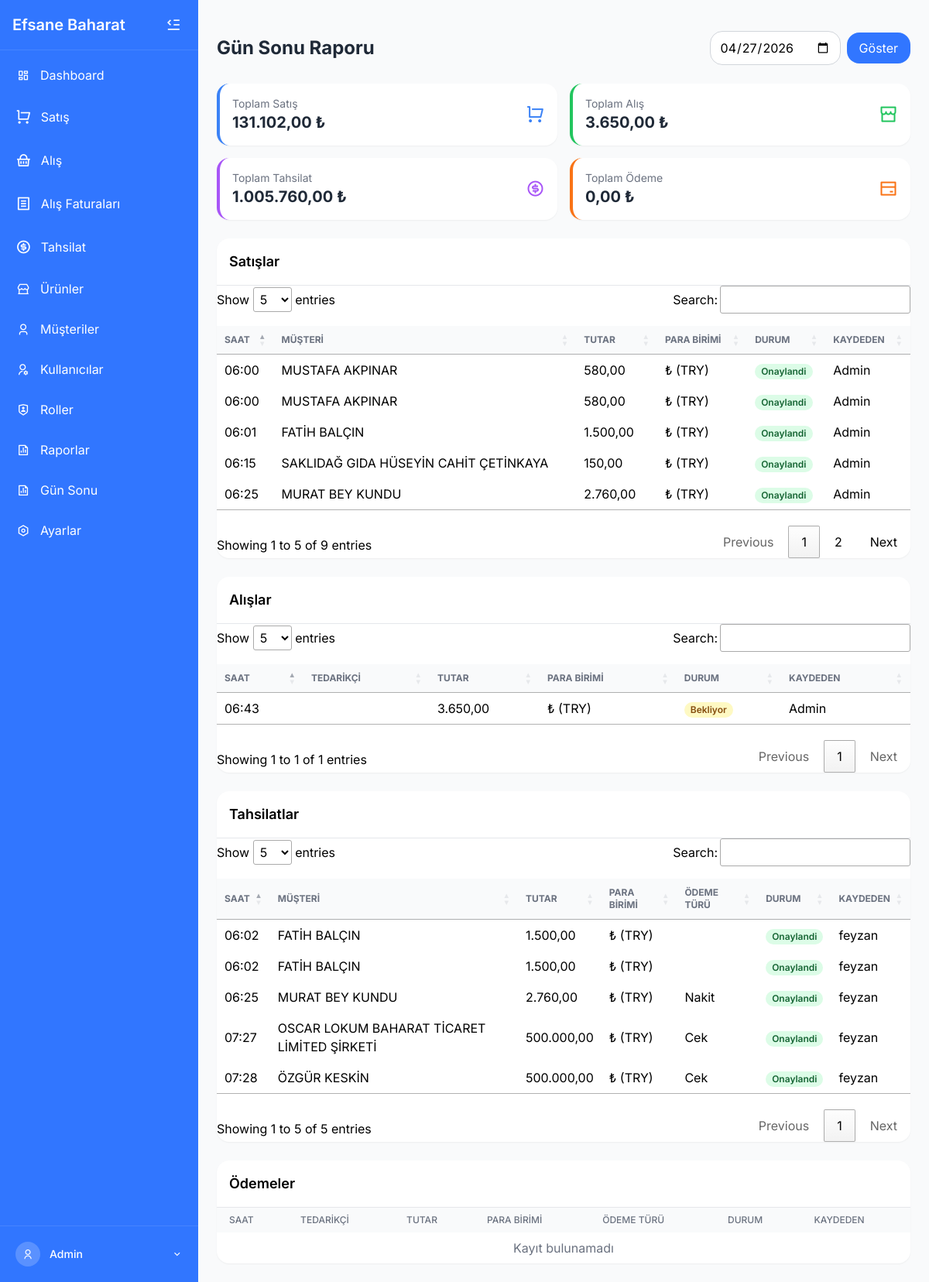
Page /gunsonu.php (signed in) on the committed database.
### tables this page shows
CREATE TABLE `faturalar` (
  `id` int(11) NOT NULL,
  `fatura_no` varchar(50) DEFAULT NULL,
  `fatura_tarihi` date NOT NULL,
  `vade_tarihi` date DEFAULT NULL,
  `fatura_turu` enum('satis','alis') NOT NULL,
  `para_birimi` enum('TRY','USD','EUR','GBP') NOT NULL DEFAULT 'TRY',
  `doviz_kuru` decimal(10,4) DEFAULT NULL,
  `musteri_id` int(11) DEFAULT NULL,
  `tedarikci_id` int(11) DEFAULT NULL,
  `toplam_tutar` decimal(10,2) NOT NULL DEFAULT 0.00,
  `indirim_tutari` decimal(10,2) NOT NULL DEFAULT 0.00,
  `vergi_tutari` decimal(10,2) NOT NULL DEFAULT 0.00,
  `genel_toplam` decimal(10,2) NOT NULL DEFAULT 0.00,
  `aciklama` text DEFAULT NULL,
  `odeme_durumu` enum('odenmedi','kismen_odendi','odendi') NOT NULL DEFAULT 'odenmedi',
  `odenen_tutar` decimal(10,2) NOT NULL DEFAULT 0.00,
  `kalan_tutar` decimal(10,2) NOT NULL DEFAULT 0.00,
  `kullanici_id` int(11) DEFAULT NULL,
  `iptal` tinyint(1) NOT NULL DEFAULT 0,
  `onay_durumu` enum('bekliyor','onaylandi','reddedildi') NOT NULL DEFAULT 'bekliyor',
  `onayli` tinyint(1) NOT NULL DEFAULT 0,
  `created_at` timestamp NOT NULL DEFAULT current_timestamp(),
  `updated_at` timestamp NOT NULL DEFAULT current_timestamp() ON UPDATE current_timestamp()
);

CREATE TABLE `musteriler` (
  `id` int(11) NOT NULL,
  `musteri_kodu` varchar(20) DEFAULT NULL,
  `ad` varchar(100) NOT NULL,
  `soyad` varchar(100) DEFAULT NULL,
  `telefon` varchar(20) DEFAULT NULL,
  `adres` text DEFAULT NULL,
  `vergi_no` varchar(50) DEFAULT NULL,
  `tip_id` int(11) DEFAULT NULL,
  `cari_bakiye` decimal(10,2) NOT NULL DEFAULT 0.00,
  `usd_bakiye` decimal(10,2) NOT NULL DEFAULT 0.00,
  `eur_bakiye` decimal(10,2) NOT NULL DEFAULT 0.00,
  `gbp_bakiye` decimal(10,2) NOT NULL DEFAULT 0.00,
  `aktif` tinyint(1) NOT NULL DEFAULT 1,
  `email` varchar(255) DEFAULT NULL,
  `vergi_dairesi` varchar(100) DEFAULT NULL,
  `created_at` timestamp NOT NULL DEFAULT current_timestamp(),
  `updated_at` timestamp NOT NULL DEFAULT current_timestamp() ON UPDATE current_timestamp(),
  `notlar` text DEFAULT NULL
);

CREATE TABLE `kullanicilar` (
  `id` int(11) NOT NULL,
  `kullanici_adi` varchar(100) NOT NULL,
  `eposta` varchar(255) NOT NULL,
  `sifre` varchar(255) NOT NULL,
  `telefon` varchar(20) DEFAULT NULL,
  `rol_id` int(11) NOT NULL DEFAULT 2,
  `eposta_bildirim` tinyint(1) NOT NULL DEFAULT 1,
  `sms_bildirim` tinyint(1) NOT NULL DEFAULT 1,
  `aktif` tinyint(1) NOT NULL DEFAULT 1,
  `created_at` timestamp NOT NULL DEFAULT current_timestamp(),
  `updated_at` timestamp NOT NULL DEFAULT current_timestamp() ON UPDATE current_timestamp(),
  `remember_token` varchar(255) DEFAULT NULL,
  `token_expires_at` datetime DEFAULT NULL
);

CREATE TABLE `odeme_tahsilat` (
  `id` int(11) NOT NULL,
  `islem_turu` enum('tahsilat','odeme','tediye') NOT NULL,
  `musteri_id` int(11) DEFAULT NULL,
  `tedarikci_id` int(11) DEFAULT NULL,
  `fatura_id` int(11) DEFAULT NULL,
  `tutar` decimal(10,2) NOT NULL,
  `odeme_turu` enum('nakit','kredi_karti','havale','cek','senet','diger') NOT NULL DEFAULT 'nakit',
  `aciklama` text DEFAULT NULL,
  `islem_tarihi` date NOT NULL,
  `banka_id` int(11) DEFAULT NULL,
  `evrak_no` varchar(50) DEFAULT NULL,
  `kullanici_id` int(11) DEFAULT NULL,
  `onay_durumu` enum('bekliyor','onaylandi','reddedildi') NOT NULL DEFAULT 'bekliyor',
  `onayli` tinyint(1) NOT NULL DEFAULT 0,
  `created_at` timestamp NOT NULL DEFAULT current_timestamp(),
  `odeme_yontemi` varchar(50) NOT NULL DEFAULT 'Nakit'
);

### gunsonu.php (the view, shortened to what the rows shown need)
<?php
include 'includes/header.php';
$selectedDate = isset($_GET['tarih']) ? $_GET['tarih'] : date('Y-m-d');
try {
    $satislar = [];
    $alislar = [];
    $tahsilatlar = [];
    try {
        $stmtSatis = $pdo->prepare("
            SELECT f.*, m.ad as musteri_ad, m.soyad as musteri_soyad,
                   k.kullanici_adi as kaydeden
            FROM faturalar f
            LEFT JOIN musteriler m ON f.musteri_id = m.id
            LEFT JOIN kullanicilar k ON f.kullanici_id = k.id
            WHERE f.fatura_turu = 'satis'
            AND DATE(f.created_at) = ?
            ORDER BY f.created_at DESC
        ");
        $stmtSatis->execute([$selectedDate]);
        $satislar = $stmtSatis->fetchAll(PDO::FETCH_ASSOC);
    } catch(PDOException $e) {
        error_log("Satış sorgusu hatası: " . $e->getMessage());
    }
    try {
        $stmtAlis = $pdo->prepare("
            SELECT f.*, t.firma_adi as tedarikci_ad,
                   k.kullanici_adi as kaydeden
            FROM faturalar f
            LEFT JOIN tedarikciler t ON f.tedarikci_id = t.id
            LEFT JOIN kullanicilar k ON f.kullanici_id = k.id
            WHERE f.fatura_turu = 'alis'
            AND DATE(f.created_at) = ?
            ORDER BY f.created_at DESC
        ");
        $stmtAlis->execute([$selectedDate]);
        $alislar = $stmtAlis->fetchAll(PDO::FETCH_ASSOC);
    } catch(PDOException $e) {
        error_log("Alış sorgusu hatası: " . $e->getMessage());
    }
    try {
        $stmtTahsilat = $pdo->prepare("
            SELECT ot.*, m.ad as musteri_ad, m.soyad as musteri_soyad,
                   k.kullanici_adi as kaydeden
            FROM odeme_tahsilat ot
            LEFT JOIN musteriler m ON ot.musteri_id = m.id
            LEFT JOIN kullanicilar k ON ot.kullanici_id = k.id
            WHERE ot.islem_turu = 'tahsilat'
            AND DATE(ot.created_at) = ?
            ORDER BY ot.created_at DESC
        ");
        $stmtTahsilat->execute([$selectedDate]);
        $tahsilatlar = $stmtTahsilat->fetchAll(PDO::FETCH_ASSOC);
    } catch(PDOException $e) {
        error_log("Tahsilat sorgusu hatası: " . $e->getMessage());
    }
} catch(PDOException $e) {
    error_log("Genel veritabanı hatası: " . $e->getMessage());
    $satislar = [];
    $alislar = [];
    $tahsilatlar = [];
    $odemeler = [];
}
$paraBirimiSembolleri = [
    'TRY' => '₺',
    'USD' => '$',
    'EUR' => '€',
    'GBP' => '£'
];
?>
<div class="p-4 sm:p-6">
    <div class="flex flex-col sm:flex-row justify-between items-center mb-6">
        <h1 class="text-2xl font-bold text-gray-800 mb-4 sm:mb-0">Gün Sonu Raporu</h1>
    </div>
    <div class="space-y-6">
        <div class="bg-white rounded-lg shadow-sm">
            <div class="overflow-x-auto">
                <table class="min-w-full" id="satisTable">
                    <thead>
                        <tr class="bg-gray-50">
                            <th class="px-4 py-2 text-left text-xs font-medium text-gray-500 uppercase">Saat</th>
                            <th class="px-4 py-2 text-left text-xs font-medium text-gray-500 uppercase">Müşteri</th>
                            <th class="px-4 py-2 text-left text-xs font-medium text-gray-500 uppercase">Tutar</th>
                            <th class="px-4 py-2 text-left text-xs font-medium text-gray-500 uppercase">Para Birimi</th>
                            <th class="px-4 py-2 text-left text-xs font-medium text-gray-500 uppercase">Durum</th>
                            <th class="px-4 py-2 text-left text-xs font-medium text-gray-500 uppercase">Kaydeden</th>
                        </tr>
                    </thead>
                    <tbody class="divide-y divide-gray-200">
                        <?php if (empty($satislar)): ?>
                        <tr>
                            <td colspan="6" class="px-4 py-2 text-center text-gray-500">Kayıt bulunamadı</td>
                        </tr>
                        <?php else: ?>
                            <?php foreach ($satislar as $satis): ?>
                            <?php $paraBirimi = $satis['para_birimi'] ?? 'TRY'; ?>
                            <tr class="hover:bg-gray-50 cursor-pointer" onclick="openInvoiceModal(<?= $satis['id'] ?>)">
                                <td class="px-4 py-2"><?= date('H:i', strtotime($satis['created_at'])) ?></td>
                                <td class="px-4 py-2"><?= htmlspecialchars($satis['musteri_ad'] . ' ' . $satis['musteri_soyad']) ?></td>
                                <td class="px-4 py-2"><?= number_format($satis['genel_toplam'], 2, ',', '.') ?></td>
                                <td class="px-4 py-2"><?= $paraBirimiSembolleri[$paraBirimi] ?> (<?= $paraBirimi ?>)</td>
                                <td class="px-4 py-2">
                                    <span class="px-2 inline-flex text-xs leading-5 font-semibold rounded-full
                                        <?php
                                        switch($satis['onay_durumu']) {
                                            case 'onaylandi':
                                                echo 'bg-green-100 text-green-800';
                                                break;
                                        }
                                        ?>">
                                        <?= ucfirst($satis['onay_durumu']) ?>
                                    </span>
                                </td>
                                <td class="px-4 py-2"><?= htmlspecialchars($satis['kaydeden']) ?></td>
                            </tr>
                            <?php endforeach; ?>
                        <?php endif; ?>
                    </tbody>
                </table>
            </div>
        </div>
        <div class="bg-white rounded-lg shadow-sm">
            <div class="overflow-x-auto">
                <table class="min-w-full" id="alisTable">
                    <thead>
                        <tr class="bg-gray-50">
                            <th class="px-4 py-2 text-left text-xs font-medium text-gray-500 uppercase">Saat</th>
                            <th class="px-4 py-2 text-left text-xs font-medium text-gray-500 uppercase">Tedarikçi</th>
                            <th class="px-4 py-2 text-left text-xs font-medium text-gray-500 uppercase">Tutar</th>
                            <th class="px-4 py-2 text-left text-xs font-medium text-gray-500 uppercase">Para Birimi</th>
                            <th class="px-4 py-2 text-left text-xs font-medium text-gray-500 uppercase">Durum</th>
                            <th class="px-4 py-2 text-left text-xs font-medium text-gray-500 uppercase">Kaydeden</th>
                        </tr>
                    </thead>
                    <tbody class="divide-y divide-gray-200">
                        <?php if (empty($alislar)): ?>
                        <tr>
                            <td colspan="6" class="px-4 py-2 text-center text-gray-500">Kayıt bulunamadı</td>
                        </tr>
                        <?php else: ?>
                            <?php foreach ($alislar as $alis): ?>
                            <?php $paraBirimi = $alis['para_birimi'] ?? 'TRY'; ?>
                            <tr class="hover:bg-gray-50 cursor-pointer" onclick="openInvoiceModal(<?= $alis['id'] ?>)">
                                <td class="px-4 py-2"><?= date('H:i', strtotime($alis['created_at'])) ?></td>
                                <td class="px-4 py-2"><?= htmlspecialchars($alis['tedarikci_ad']) ?></td>
                                <td class="px-4 py-2"><?= number_format($alis['genel_toplam'], 2, ',', '.') ?></td>
                                <td class="px-4 py-2"><?= $paraBirimiSembolleri[$paraBirimi] ?> (<?= $paraBirimi ?>)</td>
                                <td class="px-4 py-2">
                                    <span class="px-2 inline-flex text-xs leading-5 font-semibold rounded-full
                                        <?php
                                        switch($alis['onay_durumu']) {
                                            case 'bekliyor':
                                                echo 'bg-yellow-100 text-yellow-800';
                                                break;
                                        }
                                        ?>">
                                        <?= ucfirst($alis['onay_durumu']) ?>
                                    </span>
                                </td>
                                <td class="px-4 py-2"><?= htmlspecialchars($alis['kaydeden']) ?></td>
                            </tr>
                            <?php endforeach; ?>
                        <?php endif; ?>
                    </tbody>
                </table>
            </div>
        </div>
        <div class="bg-white rounded-lg shadow-sm">
            <div class="overflow-x-auto">
                <table class="min-w-full" id="tahsilatTable">
                    <thead>
                        <tr class="bg-gray-50">
                            <th class="px-4 py-2 text-left text-xs font-medium text-gray-500 uppercase">Saat</th>
                            <th class="px-4 py-2 text-left text-xs font-medium text-gray-500 uppercase">Müşteri</th>
                            <th class="px-4 py-2 text-left text-xs font-medium text-gray-500 uppercase">Tutar</th>
                            <th class="px-4 py-2 text-left text-xs font-medium text-gray-500 uppercase">Para Birimi</th>
                            <th class="px-4 py-2 text-left text-xs font-medium text-gray-500 uppercase">Ödeme Türü</th>
                            <th class="px-4 py-2 text-left text-xs font-medium text-gray-500 uppercase">Durum</th>
                            <th class="px-4 py-2 text-left text-xs font-medium text-gray-500 uppercase">Kaydeden</th>
                        </tr>
                    </thead>
                    <tbody class="divide-y divide-gray-200">
                        <?php if (empty($tahsilatlar)): ?>
                        <tr>
                            <td colspan="7" class="px-4 py-2 text-center text-gray-500">Kayıt bulunamadı</td>
                        </tr>
                        <?php else: ?>
                            <?php foreach ($tahsilatlar as $tahsilat): ?>
                            <?php $paraBirimi = $tahsilat['para_birimi'] ?? 'TRY'; ?>
                            <tr class="hover:bg-gray-50">
                                <td class="px-4 py-2"><?= date('H:i', strtotime($tahsilat['created_at'])) ?></td>
                                <td class="px-4 py-2"><?= htmlspecialchars($tahsilat['musteri_ad'] . ' ' . $tahsilat['musteri_soyad']) ?></td>
                                <td class="px-4 py-2"><?= number_format($tahsilat['tutar'], 2, ',', '.') ?></td>
                                <td class="px-4 py-2"><?= $paraBirimiSembolleri[$paraBirimi] ?> (<?= $paraBirimi ?>)</td>
                                <td class="px-4 py-2"><?= ucfirst($tahsilat['odeme_turu']) ?></td>
                                <td class="px-4 py-2">
                                    <span class="px-2 inline-flex text-xs leading-5 font-semibold rounded-full
                                        <?php
                                        switch($tahsilat['onay_durumu']) {
                                            case 'onaylandi':
                                                echo 'bg-green-100 text-green-800';
                                                break;
                                        }
                                        ?>">
                                        <?= ucfirst($tahsilat['onay_durumu']) ?>
                                    </span>
                                </td>
                                <td class="px-4 py-2"><?= htmlspecialchars($tahsilat['kaydeden']) ?></td>
                            </tr>
                            <?php endforeach; ?>
                        <?php endif; ?>
                    </tbody>
                </table>
            </div>
        </div>
        <div class="bg-white rounded-lg shadow-sm">
            <div class="overflow-x-auto">
                <table class="min-w-full" id="odemeTable">
                    <thead>
                        <tr class="bg-gray-50">
                            <th class="px-4 py-2 text-left text-xs font-medium text-gray-500 uppercase">Saat</th>
                            <th class="px-4 py-2 text-left text-xs font-medium text-gray-500 uppercase">Tedarikçi</th>
                            <th class="px-4 py-2 text-left text-xs font-medium text-gray-500 uppercase">Tutar</th>
                            <th class="px-4 py-2 text-left text-xs font-medium text-gray-500 uppercase">Para Birimi</th>
                            <th class="px-4 py-2 text-left text-xs font-medium text-gray-500 uppercase">Ödeme Türü</th>
                            <th class="px-4 py-2 text-left text-xs font-medium text-gray-500 uppercase">Durum</th>
                            <th class="px-4 py-2 text-left text-xs font-medium text-gray-500 uppercase">Kaydeden</th>
                        </tr>
                    </thead>
                </table>
            </div>
        </div>
    </div>
</div>
<?php include 'includes/footer.php'; ?>

### rows in the picture
faturalar: created_at "06:25", musteri.soyad "MURAT BEY KUNDU", genel_toplam "2.760,00", para_birimi "₺", para_birimi "TRY", onay_durumu "Onaylandi", kullanici.kullanici_adi "Admin"
faturalar: created_at "06:15", musteri.soyad "SAKLIDAĞ GIDA HÜSEYİN CAHİT ÇETİNKAYA", genel_toplam "150,00", para_birimi "₺", para_birimi "TRY", onay_durumu "Onaylandi", kullanici.kullanici_adi "Admin"
faturalar: created_at "06:01", musteri.soyad "FATİH BALÇIN", genel_toplam "1.500,00", para_birimi "₺", para_birimi "TRY", onay_durumu "Onaylandi", kullanici.kullanici_adi "Admin"
faturalar: created_at "06:00", musteri.soyad "MUSTAFA AKPINAR", genel_toplam "580,00", para_birimi "₺", para_birimi "TRY", onay_durumu "Onaylandi", kullanici.kullanici_adi "Admin"
faturalar: created_at "06:43", genel_toplam "3.650,00", para_birimi "₺", para_birimi "TRY", onay_durumu "Bekliyor", kullanici.kullanici_adi "Admin"
odeme_tahsilat: created_at "07:28", musteri.soyad "ÖZGÜR KESKİN", tutar "500.000,00", paraBirimi "₺", paraBirimi "TRY", odeme_turu "Cek", onay_durumu "Onaylandi", kullanici.kullanici_adi "feyzan"
odeme_tahsilat: created_at "07:27", musteri.soyad "OSCAR LOKUM BAHARAT TİCARET LİMİTED ŞİRKETİ", tutar "500.000,00", paraBirimi "₺", paraBirimi "TRY", odeme_turu "Cek", onay_durumu "Onaylandi", kullanici.kullanici_adi "feyzan"
odeme_tahsilat: created_at "06:25", musteri.soyad "MURAT BEY KUNDU", tutar "2.760,00", paraBirimi "₺", paraBirimi "TRY", odeme_turu "Nakit", onay_durumu "Onaylandi", kullanici.kullanici_adi "feyzan"
odeme_tahsilat: created_at "06:02", musteri.soyad "FATİH BALÇIN", tutar "1.500,00", paraBirimi "₺", paraBirimi "TRY", onay_durumu "Onaylandi", kullanici.kullanici_adi "feyzan"

### other values in the picture
$_SESSION['kullanici_adi'] "Admin"
$satisToplam['TRY'] "131.102,00"
$alisToplam['TRY'] "3.650,00"
$tahsilatToplam['TRY'] "1.005.760,00"
$odemeToplam['TRY'] "0,00"
